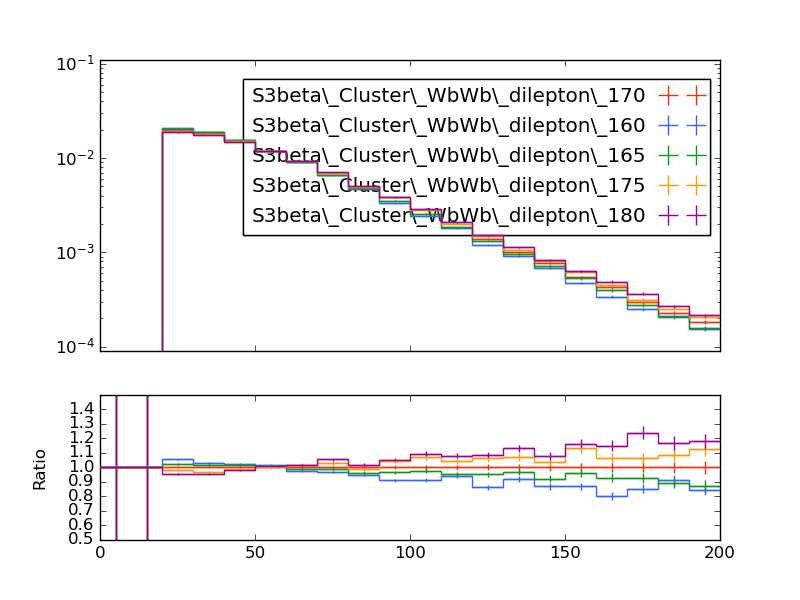

Here is the Python script that generated this plot:
#! /usr/bin/env python

# This Python script was auto-generated using YODA v2.0.1.
# Analysis object: /WbWb_dilepton/mu_pt_presel
# Timestamp: 27-02-2025 (11:02:16)

import matplotlib as mpl
import matplotlib.pyplot as plt
mpl.use('Agg') # comment out for interactive use
import os
import numpy as np

plotDir = os.path.split(os.path.realpath(__file__))[0]
if 'YODA_USER_PLOT_PATH' in globals():
    plot_outdir = globals()['YODA_USER_PLOT_PATH']
else:
    plot_outdir = plotDir

#plot style
plt.style.use(os.path.join(plotDir, '../default.mplstyle'))

plt.rcParams['text.usetex'] = False
plt.style.use(['classic'])
plt.rc('font', family='DejaVu Sans')
# plot metadata
figW, figH = plt.rcParams['figure.figsize']
ax_xLabel = r''
ax_yLabel = r''
ax_title  = r''
ax_xScale = 'linear'
ax_yScale = 'log'
xLims = (0.0, 200.0)
yLims = (9e-05, 0.11000000000000001)

# TeX-friendly labels for the legend
labels = {
    'legend' : ([ r"S3beta\_Cluster\_WbWb\_dilepton\_170", r"S3beta\_Cluster\_WbWb\_dilepton\_160", r"S3beta\_Cluster\_WbWb\_dilepton\_165", r"S3beta\_Cluster\_WbWb\_dilepton\_175", r"S3beta\_Cluster\_WbWb\_dilepton\_180" ], r""),
}

# Adjust canvas width and height
canvasW = 10.0
canvasH = 9.0
figW *= canvasW/10.
figH *= canvasH/9.

# Create figure and axis objects
fig, (ax, ratio0_ax) = plt.subplots(2, 1, sharex=True,
                  figsize=(figW,figH), gridspec_kw={'height_ratios': (6.0, 3.0)})

# Set figure margins
plt.subplots_adjust(
    left   = 1.0 * plt.rcParams['figure.subplot.left'],
    right  = 1.0 * plt.rcParams['figure.subplot.right'],
    top    = 1.0 * plt.rcParams['figure.subplot.top'],
    bottom = 1.0 * plt.rcParams['figure.subplot.bottom'])

ratio0_ax.yaxis.set_major_locator(mpl.ticker.MultipleLocator(0.1))
ratio0_ax.set_ylim(0.5, 1.4999)
ratio0_ax.set_ylabel('Ratio')

# the numerical data is stored in a separate file
dataf = dict()
prefix = os.path.split(__file__)[0]
if prefix:    prefix = prefix + '/'
exec(open(prefix+'mu_pt_presel__data.py').read(), dataf)


legend_handles = dict() # keep track of handles for the legend

# style options for curves
# starts at zorder>=5 to draw curve on top of legend
styles = {
  'S3beta_Cluster_WbWb_dilepton_170.yoda.gz': {
    'color' : '#EE3311',
    'linestyle' : '-',
    'linewidth' : 1,
    'marker' : 'none',
    'markersize' : 2,
    'capsize' : 0.0,
    'zorder' : 5,
    'histstyle' : 1,
    'drawstyle' : 'steps-pre',
    'xerrorbars' : 1,
    'yerrorbars' : 1,
    'fillcolor' : None,
    'fillopacity' : 1.0,
    'ratio0_linestyle' : '-',
    'ratio0_linewidth' : 1,
    'ratio0_marker' : 'none',
    'ratio0_markersize' : 2,
    'ratio0_capsize' : 0.0,
    'ratio0_zorder' : 5,
    'ratio0_histstyle' : 1,
    'ratio0_drawstyle' : 'steps-pre',
    'ratio0_xerrorbars' : 1,
    'ratio0_yerrorbars' : 1,
  },
  'S3beta_Cluster_WbWb_dilepton_160.yoda.gz': {
    'color' : '#3366FF',
    'linestyle' : '-',
    'linewidth' : 1,
    'marker' : 'none',
    'markersize' : 2,
    'capsize' : 0.0,
    'zorder' : 6,
    'histstyle' : 1,
    'drawstyle' : 'steps-pre',
    'xerrorbars' : 1,
    'yerrorbars' : 1,
    'fillcolor' : None,
    'fillopacity' : 1.0,
    'ratio0_linestyle' : '-',
    'ratio0_linewidth' : 1,
    'ratio0_marker' : 'none',
    'ratio0_markersize' : 2,
    'ratio0_capsize' : 0.0,
    'ratio0_zorder' : 6,
    'ratio0_histstyle' : 1,
    'ratio0_drawstyle' : 'steps-pre',
    'ratio0_xerrorbars' : 1,
    'ratio0_yerrorbars' : 1,
  },
  'S3beta_Cluster_WbWb_dilepton_165.yoda.gz': {
    'color' : '#109618',
    'linestyle' : '-',
    'linewidth' : 1,
    'marker' : 'none',
    'markersize' : 2,
    'capsize' : 0.0,
    'zorder' : 7,
    'histstyle' : 1,
    'drawstyle' : 'steps-pre',
    'xerrorbars' : 1,
    'yerrorbars' : 1,
    'fillcolor' : None,
    'fillopacity' : 1.0,
    'ratio0_linestyle' : '-',
    'ratio0_linewidth' : 1,
    'ratio0_marker' : 'none',
    'ratio0_markersize' : 2,
    'ratio0_capsize' : 0.0,
    'ratio0_zorder' : 7,
    'ratio0_histstyle' : 1,
    'ratio0_drawstyle' : 'steps-pre',
    'ratio0_xerrorbars' : 1,
    'ratio0_yerrorbars' : 1,
  },
  'S3beta_Cluster_WbWb_dilepton_175.yoda.gz': {
    'color' : '#FF9900',
    'linestyle' : '-',
    'linewidth' : 1,
    'marker' : 'none',
    'markersize' : 2,
    'capsize' : 0.0,
    'zorder' : 8,
    'histstyle' : 1,
    'drawstyle' : 'steps-pre',
    'xerrorbars' : 1,
    'yerrorbars' : 1,
    'fillcolor' : None,
    'fillopacity' : 1.0,
    'ratio0_linestyle' : '-',
    'ratio0_linewidth' : 1,
    'ratio0_marker' : 'none',
    'ratio0_markersize' : 2,
    'ratio0_capsize' : 0.0,
    'ratio0_zorder' : 8,
    'ratio0_histstyle' : 1,
    'ratio0_drawstyle' : 'steps-pre',
    'ratio0_xerrorbars' : 1,
    'ratio0_yerrorbars' : 1,
  },
  'S3beta_Cluster_WbWb_dilepton_180.yoda.gz': {
    'color' : '#990099',
    'linestyle' : '-',
    'linewidth' : 1,
    'marker' : 'none',
    'markersize' : 2,
    'capsize' : 0.0,
    'zorder' : 9,
    'histstyle' : 1,
    'drawstyle' : 'steps-pre',
    'xerrorbars' : 1,
    'yerrorbars' : 1,
    'fillcolor' : None,
    'fillopacity' : 1.0,
    'ratio0_linestyle' : '-',
    'ratio0_linewidth' : 1,
    'ratio0_marker' : 'none',
    'ratio0_markersize' : 2,
    'ratio0_capsize' : 0.0,
    'ratio0_zorder' : 9,
    'ratio0_histstyle' : 1,
    'ratio0_drawstyle' : 'steps-pre',
    'ratio0_xerrorbars' : 1,
    'ratio0_yerrorbars' : 1,
  },
}

# curve from input yoda files in main panel
for label, yvals in dataf['yvals'].items():
    if all(np.isnan(v) for v in dataf['yvals'][label]):
        continue
    tmp = None
    if styles[label]['histstyle']: # draw as histogram
        xpos = dataf['xedges'][label] if styles[label]['drawstyle'] else dataf['xpoints'][label]
        ypos = np.insert(yvals, 0, yvals[0]) if styles[label]['drawstyle'] else yvals
        if styles[label]['fillcolor']: # fill area below curve
            ax.fill_between(xpos, ypos, step='pre',
                            color=styles[label]['fillcolor'],
                            alpha=styles[label]['fillopacity'])
        tmp, = ax.plot(xpos, ypos,
                       color=styles[label]['color'],
                       linestyle=styles[label]['linestyle'],
                       linewidth=styles[label]['linewidth'],
                       drawstyle=styles[label]['drawstyle'], solid_joinstyle='miter',
                       zorder=styles[label]['zorder'], label=label)
    tmp = ax.errorbar(dataf['xpoints'][label], yvals,
                      xerr=np.array(dataf['xerrs'][label])*styles[label]['xerrorbars'],
                      yerr=np.array(dataf['yerrs'][label])*styles[label]['yerrorbars'],
                      fmt=styles[label]['marker'], capsize=styles[label]['capsize'],
                      markersize=styles[label]['markersize'],
                      ecolor=styles[label]['color'],
                      color=styles[label]['color'], zorder=styles[label]['zorder'])
    tmp[-1][0].set_linestyle(styles[label]['linestyle'])
    tmp[-1][0].set_linewidth(styles[label]['linewidth'])
    if label in dataf['add_legend_handle']:  legend_handles[label] = tmp
    for varLabel in dataf['variation_yvals'].keys():
        if varLabel.startswith(label):
            tmp, = ax.plot(dataf['xedges'][label], dataf['variation_yvals'][varLabel],
                           color=styles[label]['color'],
                           linestyle=styles[label]['linestyle'],
                           linewidth=styles[label]['linewidth'],
                           drawstyle='steps-pre', solid_joinstyle='miter',
                           zorder=styles[label]['zorder'], alpha=0.5)


# plots on ratio panel
# curve from input yoda files in ratio panel
for label, yvals in dataf['ratio0_yvals'].items():
    if all(np.isnan(v) for v in yvals):
        continue
    if styles[label]['ratio0_histstyle']: # plot as histogram
        xpos = dataf['xedges']['S3beta_Cluster_WbWb_dilepton_170.yoda.gz'] if styles[label]['ratio0_drawstyle'] else dataf['xpoints']['S3beta_Cluster_WbWb_dilepton_170.yoda.gz']
        ypos = np.insert(yvals, 0, yvals[0]) if styles[label]['ratio0_drawstyle'] else yvals
        ratio0_ax.plot(xpos, ypos,
                       color=styles[label]['color'],
                       linewidth=styles[label]['linewidth'],
                       linestyle=styles[label]['ratio0_linestyle'],
                       drawstyle=styles[label]['ratio0_drawstyle'], zorder=styles[label]['zorder'],
                       solid_joinstyle='miter')
    tmp = ratio0_ax.errorbar(dataf['xpoints']['S3beta_Cluster_WbWb_dilepton_170.yoda.gz'], yvals,
                             xerr=np.array(dataf['ref_xerrs'])*styles[label]['ratio0_xerrorbars'],
                             yerr=np.array(dataf['ratio0_yerrs'][label])*styles[label]['ratio0_yerrorbars'],
                             fmt=styles[label]['ratio0_marker'], capsize=styles[label]['ratio0_capsize'],
                             markersize=styles[label]['ratio0_markersize'],
                             ecolor=styles[label]['color'],
                             color=styles[label]['color'])
    tmp[-1][0].set_linestyle(styles[label]['ratio0_linestyle'])
    tmp[-1][0].set_linewidth(styles[label]['ratio0_linewidth'])

    for varlabel in dataf['ratio0_variation_vals'].keys():
        if varlabel.startswith(label):
            ratio0_ax.plot(dataf['xedges']['S3beta_Cluster_WbWb_dilepton_170.yoda.gz'],
                            dataf['ratio0_variation_vals'][varlabel],
                            color=styles[label]['color'],
                            linestyle=styles[label]['linestyle'],
                            linewidth=styles[label]['linewidth'],
                            drawstyle='steps-pre', solid_joinstyle='miter',
                            zorder=1, alpha=0.5)

legend_items = list(legend_handles.values())
ax.add_artist(ax.legend(legend_items,
                        labels['legend'][0],
                        title=labels['legend'][1],
                        alignment='right',
                        loc='upper right',
                        bbox_to_anchor=(1.0, 0.97),markerfirst=False))

# set plot metadata as defined above
ratio0_ax.set_xlabel(ax_xLabel)
ratio0_ax.xaxis.set_label_coords(1., -0.15)
ax.set_ylabel(ax_yLabel, ha='right', va='top')
ax.yaxis.set_label_coords(-0.11, 1.0)
ax.set_title(ax_title, loc='left')
ax.set_xscale(ax_xScale)
ax.set_yscale(ax_yScale)
ax.set_xlim(xLims)
ax.set_ylim(yLims)

# tick formatting
plt.rcParams['xtick.top'] = True
plt.rcParams['ytick.right'] = True
ax.yaxis.set_major_locator(mpl.ticker.LogLocator(base=10.0, numticks=np.inf))
ax.yaxis.set_minor_locator(mpl.ticker.LogLocator(
                           base=10.0, subs=np.arange(0.1, 1, 0.1), numticks=np.inf))
fig.align_ylabels((ax, ratio0_ax))
plt.savefig(os.path.join(plot_outdir, 'mu_pt_presel.pdf'), format='PDF')
plt.savefig(os.path.join(plot_outdir, 'mu_pt_presel.png'), format='PNG')

plt.close(fig)
